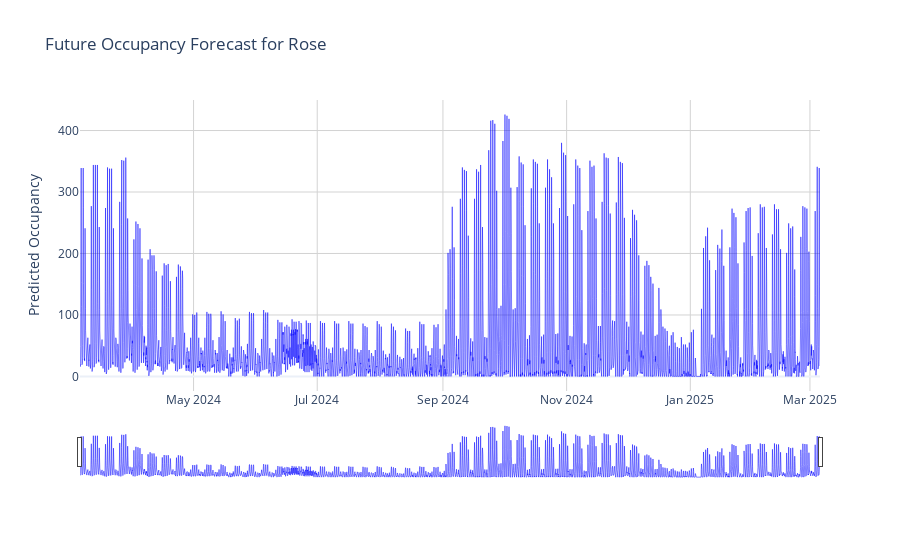

Write notebook code for a chart like this one.
### Code cell
# Create a new figure
fig = go.Figure()

fig.add_trace(go.Scatter(x=future_with_features.index, y=future_with_features['Occupancy'],
                         name='Predicted Parking',
                         line=dict(color='blue', width=0.5),
                         hovertemplate='<b>Date</b>: %{x|%m-%d-%Y}<br>' +
                                       '<b>Patients</b>: %{y}<br>' +
                                       '<b>Day of Week</b>: %{x| %A}<extra></extra>'))

title = f'Future Occupancy Forecast for {parking_lot_to_predict}'

fig.update_layout(
    title=title,
    xaxis=dict(
        rangeslider=dict(visible=True),
        type='date'
    ),
    yaxis_title='Predicted Occupancy',
    template='plotly_white'
)

fig.update_xaxes(showgrid=True, gridwidth=1, gridcolor='lightgrey')
fig.update_yaxes(showgrid=True, gridwidth=1, gridcolor='lightgrey')

fig.show()

### Figure 1 — Plotly figure (JSON) as saved in the notebook; plotly's stock layout.template omitted (floating-point values rounded to 4 significant figures; data arrays with more than 128 entries replaced by an {"elided": "..."} marker saying what was removed)
{"data": [{"hovertemplate": "<b>Date</b>: %{x|%m-%d-%Y}<br><b>Patients</b>: %{y}<br><b>Day of Week</b>: %{x| %A}<extra></extra>", "line": {"color": "blue", "width": 0.5}, "name": "Predicted Parking", "type": "scatter", "x": {"elided": "8760 str values"}, "y": {"elided": "8760 int values"}}], "layout": {"title": {"text": "Future Occupancy Forecast for Rose"}, "xaxis": {"gridcolor": "lightgrey", "gridwidth": 1, "rangeslider": {"visible": true}, "showgrid": true, "type": "date"}, "yaxis": {"gridcolor": "lightgrey", "gridwidth": 1, "showgrid": true, "title": {"text": "Predicted Occupancy"}}}}
